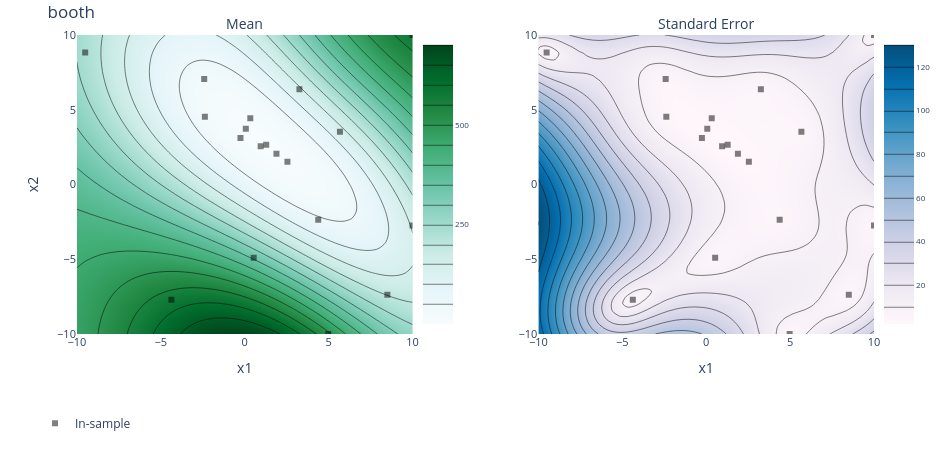

The code cell stored with this chart in its notebook:
### Code cell
from ax.utils.notebook.plotting import render, init_notebook_plotting

# 1. 初始化 Ax 的 Notebook 绘图环境
init_notebook_plotting()

# 2. 使用 AxClient 自带的高级绘图方法直接生成并渲染 3D 响应面图
try:
    contour_plot = client.get_contour_plot(
        param_x='x1',
        param_y='x2',
        metric_name='booth'
    )
    render(contour_plot)
except Exception as e:
    print(f"绘图失败，错误信息为: {e}")

### Figure 1 — Plotly figure (JSON) as saved in the notebook; plotly's stock layout.template omitted (floating-point values rounded to 4 significant figures; data arrays with more than 128 entries replaced by an {"elided": "..."} marker saying what was removed)
{"data": [{"autocolorscale": false, "autocontour": true, "colorbar": {"tickfont": {"size": 8}, "ticksuffix": "", "x": 0.45, "y": 0.5}, "colorscale": [[0, "rgb(247,252,253)"], [0.125, "rgb(229,245,249)"], [0.25, "rgb(204,236,230)"], [0.375, "rgb(153,216,201)"], [0.5, "rgb(102,194,164)"], [0.625, "rgb(65,174,118)"], [0.75, "rgb(35,139,69)"], [0.875, "rgb(0,109,44)"], [1, "rgb(0,68,27)"]], "contours": {"coloring": "heatmap"}, "hoverinfo": "x+y+z", "ncontours": 25, "x": [-10, -9.592, -9.184, -8.776, -8.367, -7.959, -7.551, -7.143, -6.735, -6.327, -5.918, -5.51, -5.102, -4.694, -4.286, -3.878, -3.469, -3.061, -2.653, -2.245, -1.837, -1.429, -1.02, -0.6122, -0.2041, 0.2041, 0.6122, 1.02, 1.429, 1.837, 2.245, 2.653, 3.061, 3.469, 3.878, 4.286, 4.694, 5.102, 5.51, 5.918, 6.327, 6.735, 7.143, 7.551, 7.959, 8.367, 8.776, 9.184, 9.592, 10], "xaxis": "x", "y": [-10, -9.592, -9.184, -8.776, -8.367, -7.959, -7.551, -7.143, -6.735, -6.327, -5.918, -5.51, -5.102, -4.694, -4.286, -3.878, -3.469, -3.061, -2.653, -2.245, -1.837, -1.429, -1.02, -0.6122, -0.2041, 0.2041, 0.6122, 1.02, 1.429, 1.837, 2.245, 2.653, 3.061, 3.469, 3.878, 4.286, 4.694, 5.102, 5.51, 5.918, 6.327, 6.735, 7.143, 7.551, 7.959, 8.367, 8.776, 9.184, 9.592, 10], "yaxis": "y", "z": {"elided": "50x50 float values"}, "zauto": true, "zmax": 700.0, "zmin": -700.0, "type": "contour"}, {"autocolorscale": false, "autocontour": true, "colorbar": {"tickfont": {"size": 8}, "ticksuffix": "", "x": 1, "y": 0.5}, "colorscale": [[0, "rgb(255,247,251)"], [0.1429, "rgb(236,231,242)"], [0.2857, "rgb(208,209,230)"], [0.4286, "rgb(166,189,219)"], [0.5714, "rgb(116,169,207)"], [0.7143, "rgb(54,144,192)"], [0.8571, "rgb(5,112,176)"], [1, "rgb(3,78,123)"]], "contours": {"coloring": "heatmap"}, "hoverinfo": "x+y+z", "ncontours": 25, "x": [-10, -9.592, -9.184, -8.776, -8.367, -7.959, -7.551, -7.143, -6.735, -6.327, -5.918, -5.51, -5.102, -4.694, -4.286, -3.878, -3.469, -3.061, -2.653, -2.245, -1.837, -1.429, -1.02, -0.6122, -0.2041, 0.2041, 0.6122, 1.02, 1.429, 1.837, 2.245, 2.653, 3.061, 3.469, 3.878, 4.286, 4.694, 5.102, 5.51, 5.918, 6.327, 6.735, 7.143, 7.551, 7.959, 8.367, 8.776, 9.184, 9.592, 10], "xaxis": "x2", "y": [-10, -9.592, -9.184, -8.776, -8.367, -7.959, -7.551, -7.143, -6.735, -6.327, -5.918, -5.51, -5.102, -4.694, -4.286, -3.878, -3.469, -3.061, -2.653, -2.245, -1.837, -1.429, -1.02, -0.6122, -0.2041, 0.2041, 0.6122, 1.02, 1.429, 1.837, 2.245, 2.653, 3.061, 3.469, 3.878, 4.286, 4.694, 5.102, 5.51, 5.918, 6.327, 6.735, 7.143, 7.551, 7.959, 8.367, 8.776, 9.184, 9.592, 10], "yaxis": "y2", "z": {"elided": "50x50 float values"}, "type": "contour"}, {"hoverinfo": "text", "legendgroup": "In-sample", "marker": {"color": "black", "opacity": 0.5, "symbol": 1}, "mode": "markers", "name": "In-sample", "text": ["Arm 0_0<br>booth: 130.1 (SEM: None)<br>x1: 5.67369<br>x2: 3.52208", "Arm 1_0<br>booth: 1177.14 (SEM: None)<br>x1: -4.37264<br>x2: -7.70314", "Arm 2_0<br>booth: 231.907 (SEM: None)<br>x1: -9.50887<br>x2: 8.83332", "Arm 3_0<br>booth: 342.002 (SEM: None)<br>x1: 0.53266<br>x2: -4.89182", "Arm 4_0<br>booth: 143.508 (SEM: None)<br>x1: 3.25793<br>x2: 6.37692", "Arm 5_0<br>booth: 196.822 (SEM: None)<br>x1: 8.49852<br>x2: -7.37173", "Arm 6_0<br>booth: 1154 (SEM: None)<br>x1: 10<br>x2: 10", "Arm 7_0<br>booth: 55.8241 (SEM: None)<br>x1: 4.37838<br>x2: -2.35902", "Arm 8_0<br>booth: 510.762 (SEM: None)<br>x1: 4.97252<br>x2: -10", "Arm 9_0<br>booth: 6.81838 (SEM: None)<br>x1: -0.255503<br>x2: 3.1121", "Arm 10_0<br>booth: 4.56338 (SEM: None)<br>x1: 2.54263<br>x2: 1.52929", "Arm 11_0<br>booth: 29.7173 (SEM: None)<br>x1: -2.41638<br>x2: 7.05283", "Arm 12_0<br>booth: 4.85097 (SEM: None)<br>x1: 0.33034<br>x2: 4.43504", "Arm 13_0<br>booth: 1.58017 (SEM: None)<br>x1: 0.0636524<br>x2: 3.72895", "Arm 14_0<br>booth: 0.20576 (SEM: None)<br>x1: 1.27921<br>x2: 2.66223", "Arm 15_0<br>booth: 156.511 (SEM: None)<br>x1: 10<br>x2: -2.73636", "Arm 16_0<br>booth: 1.70154 (SEM: None)<br>x1: 1.88941<br>x2: 2.05283", "Arm 17_0<br>booth: 27.4271 (SEM: None)<br>x1: -2.37653<br>x2: 4.52604", "Arm 18_0<br>booth: 1.20309 (SEM: None)<br>x1: 0.947497<br>x2: 2.55249"], "x": [5.674, -4.373, -9.509, 0.5327, 3.258, 8.499, 10, 4.378, 4.973, -0.2555, 2.543, -2.416, 0.3303, 0.06365, 1.279, 10, 1.889, -2.377, 0.9475], "xaxis": "x", "y": [3.522, -7.703, 8.833, -4.892, 6.377, -7.372, 10, -2.359, -10, 3.112, 1.529, 7.053, 4.435, 3.729, 2.662, -2.736, 2.053, 4.526, 2.552], "yaxis": "y", "type": "scatter"}, {"hoverinfo": "text", "legendgroup": "In-sample", "marker": {"color": "black", "opacity": 0.5, "symbol": 1}, "mode": "markers", "name": "In-sample", "showlegend": false, "text": ["Arm 0_0<br>booth: 130.1 (SEM: None)<br>x1: 5.67369<br>x2: 3.52208", "Arm 1_0<br>booth: 1177.14 (SEM: None)<br>x1: -4.37264<br>x2: -7.70314", "Arm 2_0<br>booth: 231.907 (SEM: None)<br>x1: -9.50887<br>x2: 8.83332", "Arm 3_0<br>booth: 342.002 (SEM: None)<br>x1: 0.53266<br>x2: -4.89182", "Arm 4_0<br>booth: 143.508 (SEM: None)<br>x1: 3.25793<br>x2: 6.37692", "Arm 5_0<br>booth: 196.822 (SEM: None)<br>x1: 8.49852<br>x2: -7.37173", "Arm 6_0<br>booth: 1154 (SEM: None)<br>x1: 10<br>x2: 10", "Arm 7_0<br>booth: 55.8241 (SEM: None)<br>x1: 4.37838<br>x2: -2.35902", "Arm 8_0<br>booth: 510.762 (SEM: None)<br>x1: 4.97252<br>x2: -10", "Arm 9_0<br>booth: 6.81838 (SEM: None)<br>x1: -0.255503<br>x2: 3.1121", "Arm 10_0<br>booth: 4.56338 (SEM: None)<br>x1: 2.54263<br>x2: 1.52929", "Arm 11_0<br>booth: 29.7173 (SEM: None)<br>x1: -2.41638<br>x2: 7.05283", "Arm 12_0<br>booth: 4.85097 (SEM: None)<br>x1: 0.33034<br>x2: 4.43504", "Arm 13_0<br>booth: 1.58017 (SEM: None)<br>x1: 0.0636524<br>x2: 3.72895", "Arm 14_0<br>booth: 0.20576 (SEM: None)<br>x1: 1.27921<br>x2: 2.66223", "Arm 15_0<br>booth: 156.511 (SEM: None)<br>x1: 10<br>x2: -2.73636", "Arm 16_0<br>booth: 1.70154 (SEM: None)<br>x1: 1.88941<br>x2: 2.05283", "Arm 17_0<br>booth: 27.4271 (SEM: None)<br>x1: -2.37653<br>x2: 4.52604", "Arm 18_0<br>booth: 1.20309 (SEM: None)<br>x1: 0.947497<br>x2: 2.55249"], "x": [5.674, -4.373, -9.509, 0.5327, 3.258, 8.499, 10, 4.378, 4.973, -0.2555, 2.543, -2.416, 0.3303, 0.06365, 1.279, 10, 1.889, -2.377, 0.9475], "xaxis": "x2", "y": [3.522, -7.703, 8.833, -4.892, 6.377, -7.372, 10, -2.359, -10, 3.112, 1.529, 7.053, 4.435, 3.729, 2.662, -2.736, 2.053, 4.526, 2.552], "yaxis": "y2", "type": "scatter"}], "layout": {"annotations": [{"font": {"size": 14}, "showarrow": false, "text": "Mean", "x": 0.25, "xanchor": "center", "xref": "paper", "y": 1, "yanchor": "bottom", "yref": "paper"}, {"font": {"size": 14}, "showarrow": false, "text": "Standard Error", "x": 0.8, "xanchor": "center", "xref": "paper", "y": 1, "yanchor": "bottom", "yref": "paper"}], "autosize": false, "height": 450, "hovermode": "closest", "legend": {"orientation": "h", "x": 0, "y": -0.25}, "margin": {"b": 100, "l": 35, "pad": 0, "r": 35, "t": 35}, "title": {"text": "booth"}, "width": 950, "xaxis": {"anchor": "y", "autorange": false, "domain": [0.05, 0.45], "exponentformat": "e", "range": [-10, 10], "tickfont": {"size": 11}, "tickmode": "auto", "title": {"text": "x1"}, "type": "linear"}, "yaxis": {"anchor": "x", "autorange": false, "domain": [0, 1], "exponentformat": "e", "range": [-10, 10], "tickfont": {"size": 11}, "tickmode": "auto", "title": {"text": "x2"}, "type": "linear"}, "xaxis2": {"anchor": "y2", "autorange": false, "domain": [0.6, 1], "exponentformat": "e", "range": [-10, 10], "tickfont": {"size": 11}, "tickmode": "auto", "title": {"text": "x1"}, "type": "linear"}, "yaxis2": {"anchor": "x2", "autorange": false, "domain": [0, 1], "exponentformat": "e", "range": [-10, 10], "tickfont": {"size": 11}, "tickmode": "auto", "type": "linear"}}}
